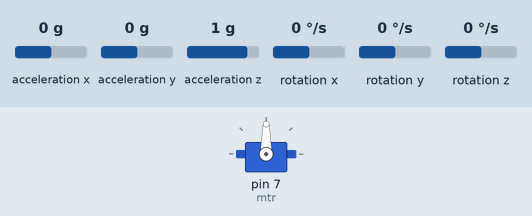
Bench run of a sketch on a simulated Arduino Uno, built with avr-gcc and run on an emulated ATmega328P. On the bench: servo. The test bench sets the inputs (shaded band); at power-on: acceleration y 0 g, acceleration x 0 g, acceleration z 1 g, rotation x 0 °/s, rotation y 0 °/s, rotation z 0 °/s. What the sketch prints to the serial monitor is not drawn.

Above: at 1.2 s.
1.3 s: acceleration y set to -1.4 g
At 1.9 s:
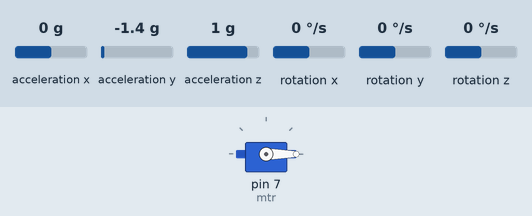
2.8 s: acceleration y set to -0.8 g
At 3.9 s:
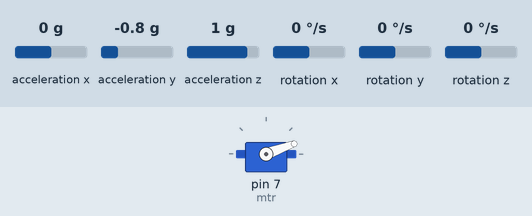
4.3 s: acceleration y set to 0.8 g
At 4.9 s:
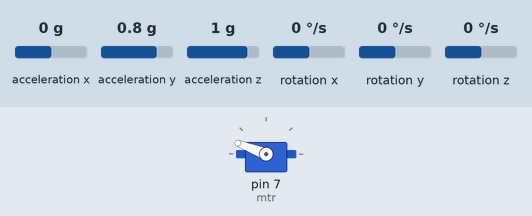
5.8 s: acceleration y set to 1.4 g
At 6.8 s:
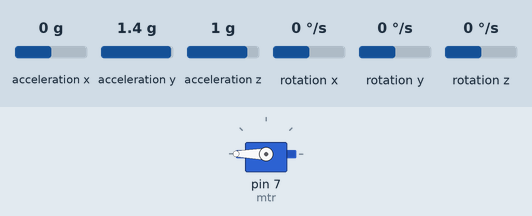
7.3 s: acceleration y set to 0 g
At 7.6 s:
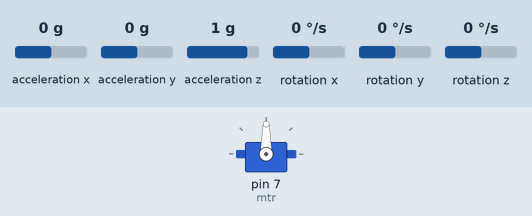
Timing chart, 0 to 9.8 s (numbered marks = the images above; inputs shaded):
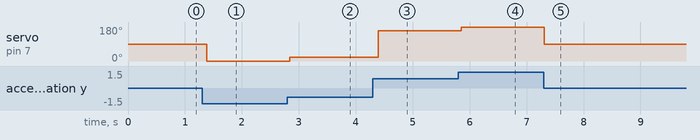

Measured:
- after the input at 1.3 s, servo on pin 7 (mtr): 90° → 0° after 0.08 s
- after the input at 2.8 s, servo on pin 7 (mtr): 0° → 20° at once
- after the input at 4.3 s, servo on pin 7 (mtr): 20° → 159° after 0.10 s
- after the input at 5.8 s, servo on pin 7 (mtr): 159° → 180° after 0.06 s
- after the input at 7.3 s, servo on pin 7 (mtr): 180° → 90° at once

The sketch:

mpu6050_servo_kontrol.ino
```cpp
#include <Wire.h>
#include <I2Cdev.h>
#include <MPU6050.h>
#include<Servo.h>
MPU6050 ivme_sensor;
int16_t ax, ay, az;
int16_t gx, gy, gz;

Servo mtr;
void setup()
{
mtr.attach(7);

Wire.begin();
Serial.begin(9600);
Serial.println("I2C cihazlar baslatiliyor...");
ivme_sensor.initialize();
Serial.println("Test cihazi baglantilari...");
Serial.println(ivme_sensor.testConnection() ?"MPU6050 baglanti basarili" : "MPU6050 baglanti basarisiz");

}

void loop()
{
ivme_sensor.getMotion6(&ax, &ay, &az, &gx, &gy, &gz );
ay=map(ay,-17000,17000,0,180);
ax=map(ax,-17000,17000,0,180);
mtr.write(ay);
delay(100);

}
```
